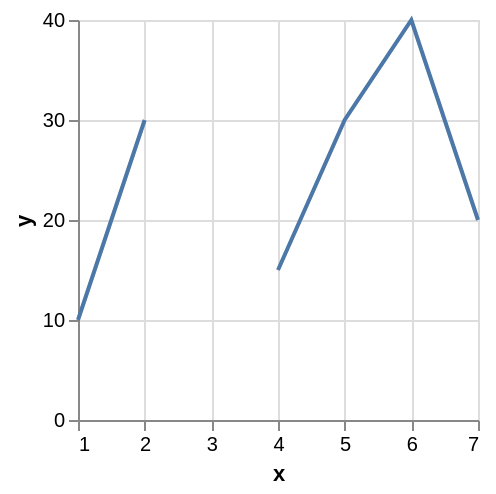

Source (Vega-Lite JSON):
### Vega specification from a JSON file in a GitHub repository (floating-point values rounded to 4 significant figures)
{"$schema": "https://vega.github.io/schema/vega/v5.json", "autosize": "pad", "padding": 5, "width": 200, "height": 200, "style": "cell", "data": [{"name": "source_0", "values": [{"x": 1, "y": 10}, {"x": 2, "y": 30}, {"x": 3, "y": null}, {"x": 4, "y": 15}, {"x": 5, "y": 30}, {"x": 6, "y": 40}, {"x": 7, "y": 20}]}, {"name": "data_0", "source": "source_0", "transform": [{"type": "formula", "expr": "toNumber(datum[\"x\"])", "as": "x"}]}], "marks": [{"name": "marks", "type": "line", "style": ["line"], "sort": {"field": "datum[\"x\"]"}, "from": {"data": "data_0"}, "encode": {"update": {"stroke": {"value": "#4c78a8"}, "x": {"scale": "x", "field": "x"}, "y": {"scale": "y", "field": "y"}, "defined": {"signal": "datum[\"x\"] !== null && !isNaN(datum[\"x\"]) && datum[\"y\"] !== null && !isNaN(datum[\"y\"])"}}}}], "scales": [{"name": "x", "type": "linear", "domain": {"data": "data_0", "field": "x"}, "range": [0, {"signal": "width"}], "nice": true, "zero": false}, {"name": "y", "type": "linear", "domain": {"data": "data_0", "field": "y"}, "range": [{"signal": "height"}, 0], "nice": true, "zero": true}], "axes": [{"scale": "x", "orient": "bottom", "gridScale": "y", "grid": true, "tickCount": {"signal": "ceil(width/40)"}, "domain": false, "labels": false, "maxExtent": 0, "minExtent": 0, "ticks": false, "zindex": 0}, {"scale": "y", "orient": "left", "gridScale": "x", "grid": true, "tickCount": {"signal": "ceil(height/40)"}, "domain": false, "labels": false, "maxExtent": 0, "minExtent": 0, "ticks": false, "zindex": 0}, {"scale": "x", "orient": "bottom", "grid": false, "title": "x", "labelFlush": true, "labelOverlap": true, "tickCount": {"signal": "ceil(width/40)"}, "zindex": 0}, {"scale": "y", "orient": "left", "grid": false, "title": "y", "labelOverlap": true, "tickCount": {"signal": "ceil(height/40)"}, "zindex": 0}]}
